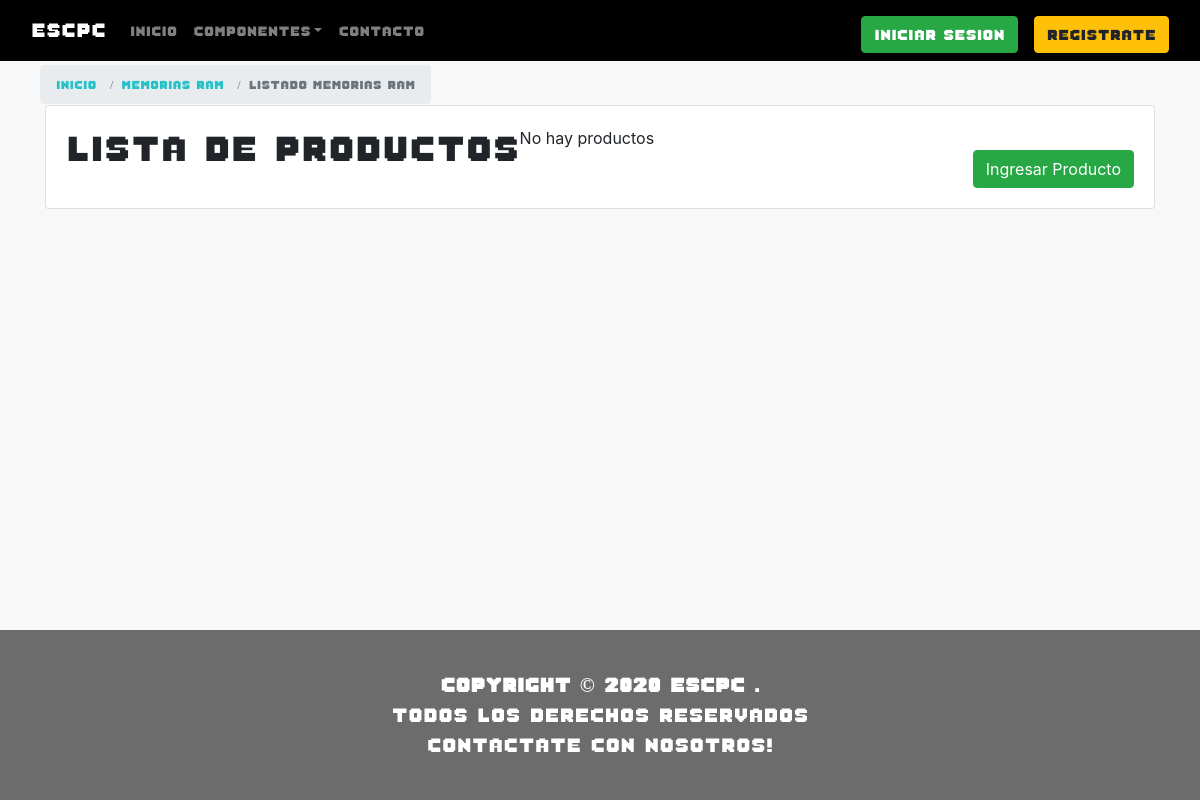
The page /catalog/rams/ on the database as committed earlier.
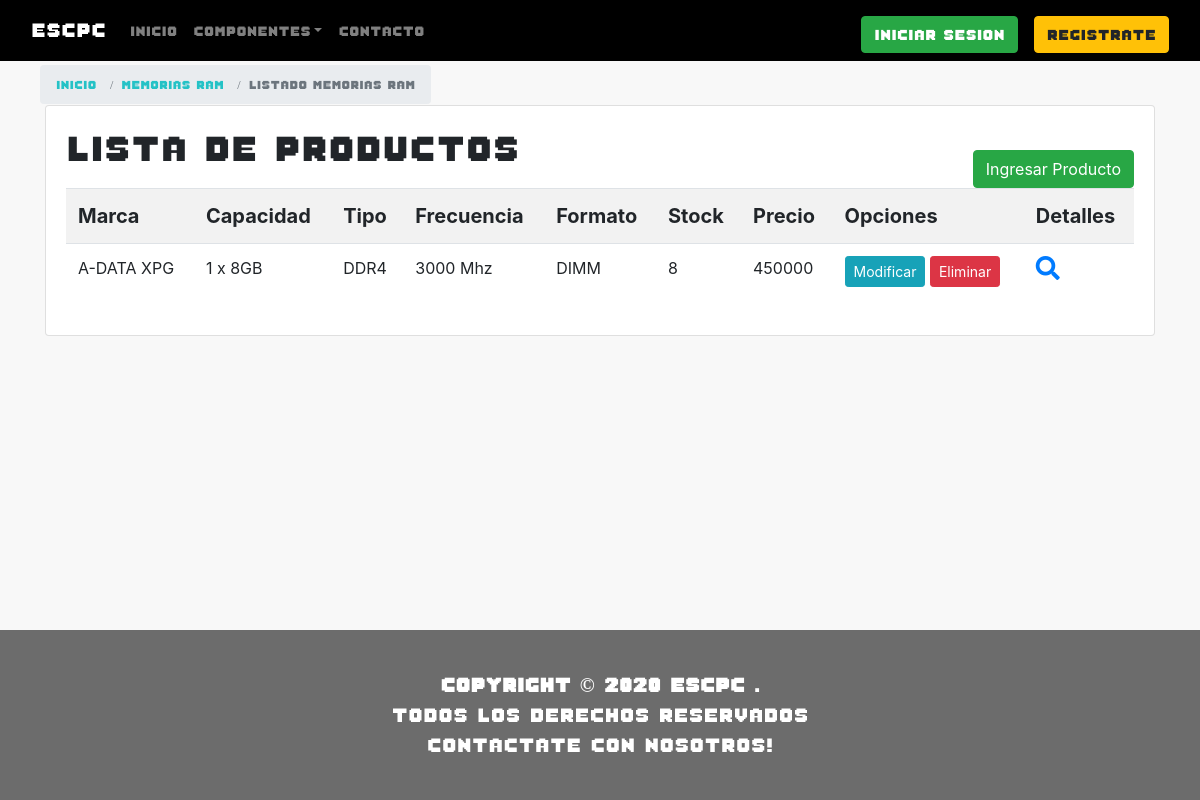
The same page on the database as committed later.
### catalog/models.py (models this page shows, shortened)
class Ram(models.Model):
   marca = models.CharField(max_length=100,help_text='Marca del producto')
   capacidad = models.CharField(max_length=100)
   CATALOGO_TIPO_RAM = (
      ('seleccione','Seleccione'),
      ('DDR3','DDR3'),
      ('DDR4','DDR4'),
   )
   tipo = models.CharField(max_length=10,choices=CATALOGO_TIPO_RAM,blank=False,default='se',help_text='Tipo de ram')
   frecuencia = models.CharField(max_length=50)
   CATALOGO_FORMATO_RAM = (
      ('seleccione','Seleccione'),
      ('DIMM','DIMM'),
      ('SO-DIMM','SO-DIMM')
   )
   formato = models.CharField(max_length=10,choices=CATALOGO_FORMATO_RAM,blank=False,default='s',help_text='Formato de la Ram')
   stock = models.IntegerField(default=0)
   imagen = models.ImageField(upload_to='ram/',null=True)
   imagen_detail = models.ImageField(upload_to='ram_detail/', null=True)
   precio = models.IntegerField(default=0)

### catalog/views.py (the view)
# urls.py: path('rams/', views.RamListView.as_view(), name="memoriasram"),
class RamListView(ListView):
   model = Ram
   template_name = 'catalogo/Ram/ram_list.html'

### catalog/templates/catalogo/Ram/ram_list.html (shortened to what this page needs)
{% extends "base_generic.html" %}
{% block content %}
<head>
   <link rel="stylesheet" href="https://use.fontawesome.com/releases/v5.7.0/css/all.css"
>
</head>
<body>
   <div id="seguimiento" class="container">
      <div class="col-md-5">
         <ol class="breadcrumb breadcrumb-extend">
            <li class="breadcrumb-item">
               <a href="{% url 'index' %}">
                  Inicio
               </a>
            </li>
            <li class="breadcrumb-item">
               <a href="{% url 'rams' %}">
                  Memorias ram
               </a>
            </li>
            <li class="breadcrumb-item active">
               Listado Memorias Ram
            </li>
         </ol>
      </div>
   </div>
   <div class="container">
      <div class="card">
         <div class="card-body">
            <h1 style="font-family: fuente8bits; font-size: 3vw; float: left;">
               Lista de Productos
            </h1>
            <a href="{% url 'nueva_ram' %}" class="btn btn-success brn-sm mt-4"
                  style="float: right;">
               Ingresar Producto
            </a>
            {% if ram_list %}
            <table class="table table-striped table-hover table-responsive-sm">
               <tr style="font-size: 20px;">
                  <th>Marca</th>
                  <th>Capacidad</th>
                  <th>Tipo</th>
                  <th>Frecuencia</th>
                  <th>Formato</th>
                  <th>Stock</th>
                  <th>Precio</th>
                  <th>Opciones</th>
                  <th>Detalles</th>
               </tr>
               {% for ra in ram_list %}
               <tr>
                  <td>
                     {{ ra.marca }}
                  </td>
                  <td>
                     {{ ra.capacidad }}
                  </td>
                  <td>
                     {{ ra.tipo }}
                  </td>
                  <td>
                     {{ ra.frecuencia }}
                  </td>
                  <td>
                     {{ ra.formato }}
                  </td>
                  <td>
                     {{ ra.stock }}
                  </td>
                  <td>
                     {{ ra.precio }}
                  </td>
                  <td>
                     <a href="{% url 'modificar_ram' ra.id %}"
                           class="btn btn-info btn-sm">
                        Modificar
                     </a>
                     <a href="{% url 'eliminar_ram' ra.id %}"
                           class="btn btn-danger btn-sm">
                        Eliminar
                     </a>
                  </td>
                  <td>
                     <a href="{% url 'ram-detail' ra.id %}">
                        <i class="fa" style="font-size: 24px;">
                           &#xf002
                        </i>
                     </a>
                  </td>
               </tr>
               {% endfor %}
            </table>
            {% else %}
            <p>
               No hay productos
            </p>
            {% endif %}
         </div>
      </div>
   </div>
</body>
{% endblock %}

Rows that differ between the two databases and show on the page:
added Ram: marca "A-DATA XPG", capacidad "1 x 8GB", tipo "DDR4", frecuencia "3000 Mhz", formato "DIMM", stock "8", precio "450000"
Other text that changed with them:
text no longer shown: "No hay productos"
text now shown: "Marca Capacidad Tipo Frecuencia Formato Stock Precio Opciones Detalles"
